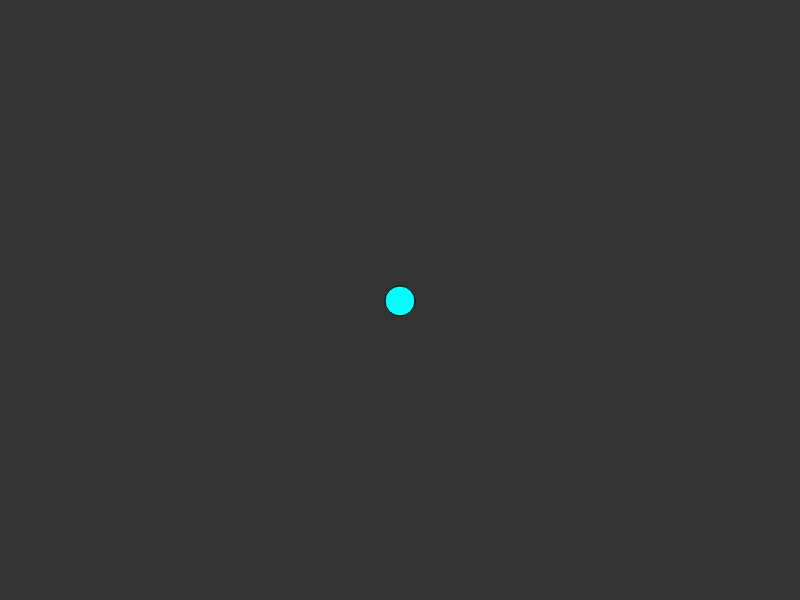
Frame 1 (no input)
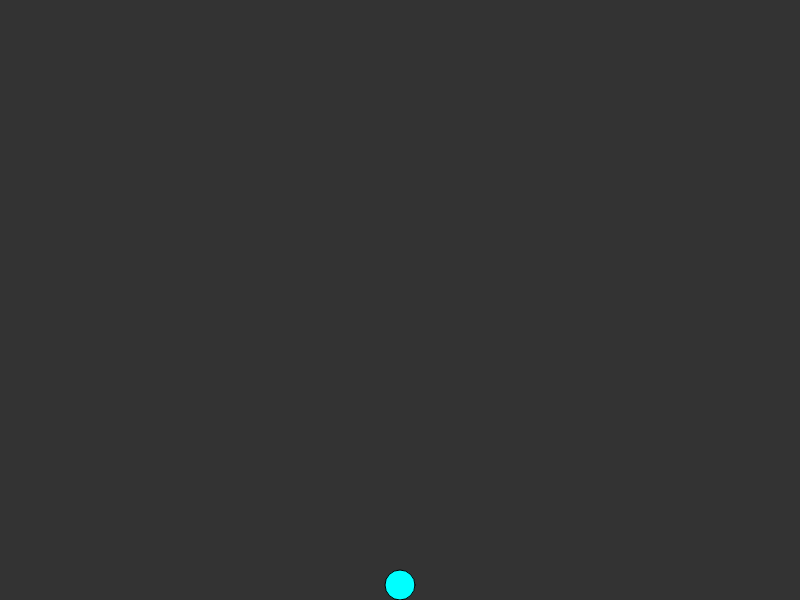
Frame 60 (no input)
Frame 120 (the mouse pressed at the canvas centre since frame 60): identical to frame 60, image omitted

The p5.js sketch that drew these frames (run headless with seeded random() and noise() and a simulated clock; from frame 60 on, the mouse is pressed at the canvas centre):

// p5.js sketch
// ── sketch.js
var block;
var gravity;

function setup() {
	createCanvas(800, 600);
	block = new Block(400, 300);
	gravity = createVector(0, 1);
	
	block.acc = gravity;
}

function draw() {
	background(51);
	block.update();
	block.display();
	
	if (keyIsDown(LEFT_ARROW)) {
		block.acc = createVector(-1, 0);
	}
	if (keyIsDown(RIGHT_ARROW)) {
		block.acc = createVector(1, 0);
	}
	if (keyIsDown(UP_ARROW)) {
		block.acc = createVector(0, -1);
	}
	if (keyIsDown(DOWN_ARROW)) {
		block.acc = createVector(0, 1);
	}
}
// ── block.js
function Block(x, y) {
	this.pos = createVector(x, y);
	this.vel = createVector(0, 0);
	this.acc = createVector(0, 0);
	
	this.size = 30;
	
	this.display = function() {
		push();
		fill(0, 255, 255);
		ellipse(this.pos.x, this.pos.y, this.size);
		pop();
	}
	
	this.update = function() {
		this.vel.add(this.acc);
		this.pos.add(this.vel);
		this.vel.mult(0.95);
		if (this.pos.x - this.size / 2 < 0) {
			this.pos.x = this.size / 2;
			this.vel.x = 0;
			this.acc = createVector(0, 0);
		} else if (this.pos.x + this.size / 2 > width) {
			this.pos.x = width - this.size / 2;
			this.vel.x = 0;
			this.acc = createVector(0, 0);
		} else if (this.pos.y - this.size / 2 < 0) {
			this.pos.y = this.size / 2;
			this.vel.y = 0;
			this.acc = createVector(0, 0);
		} else if (this.pos.y + this.size / 2 > height) {
			this.pos.y = height - this.size / 2;
			this.vel.y = 0;
			this.acc = createVector(0, 0);
		}
	}
}
// ── style.css
html, body {
	height: 100%;
}

body {
	margin: 0;
	display: flex;

	/* This centers our sketch horizontally. */
	justify-content: center;

	/* This centers our sketch vertically. */
	align-items: center;

	background-color: black;
}
